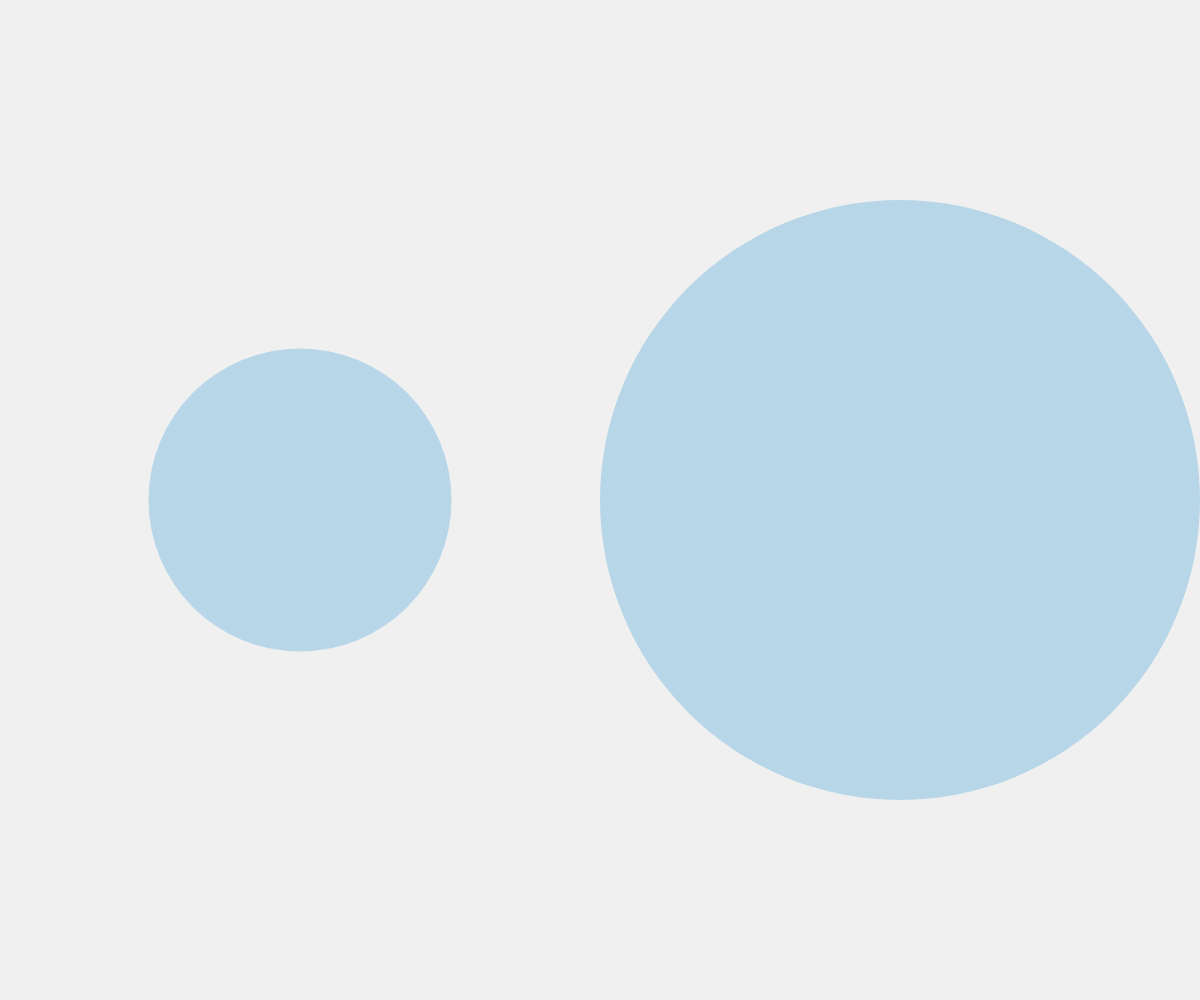
Frame 1 (no input)
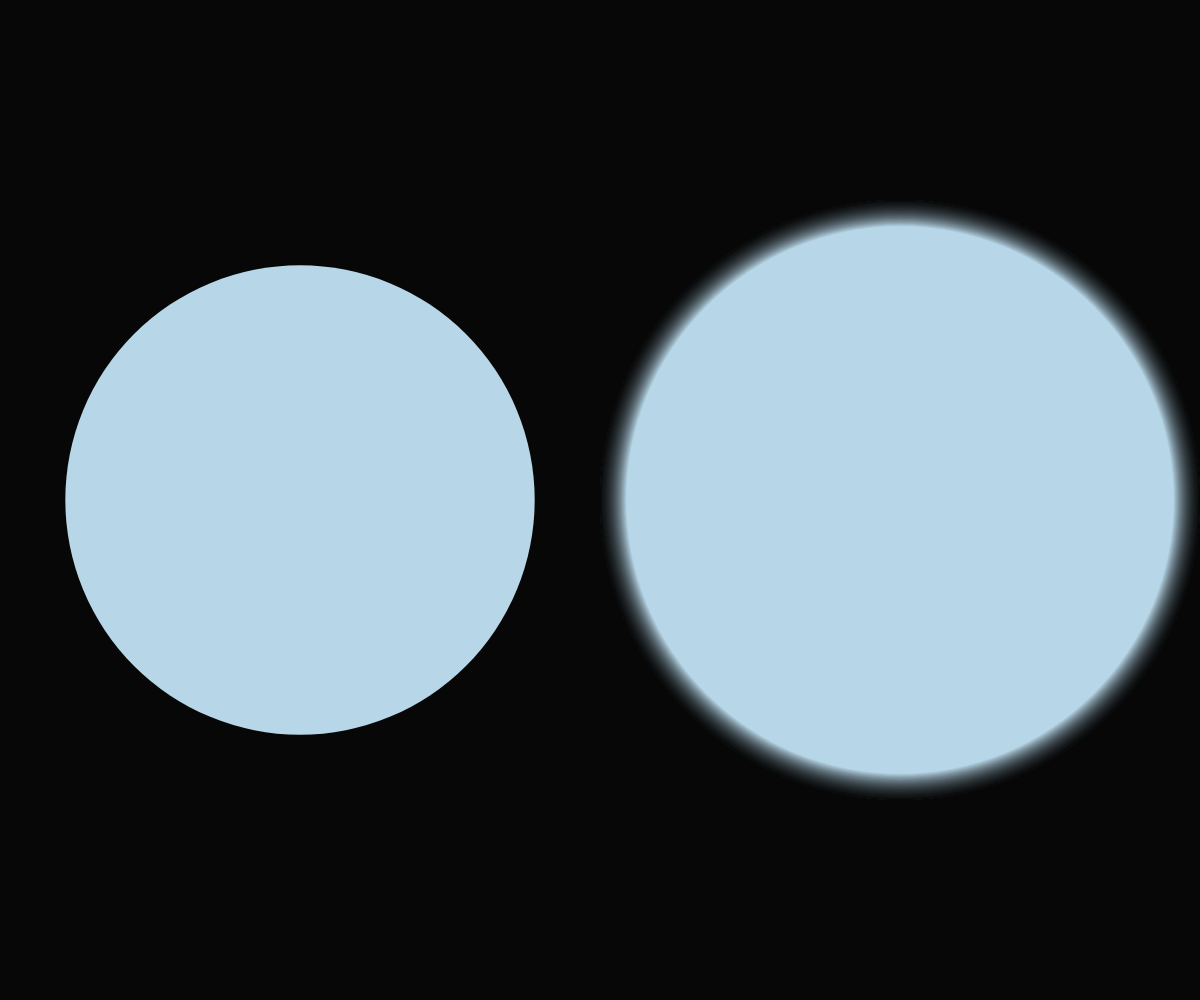
Frame 60 (no input)
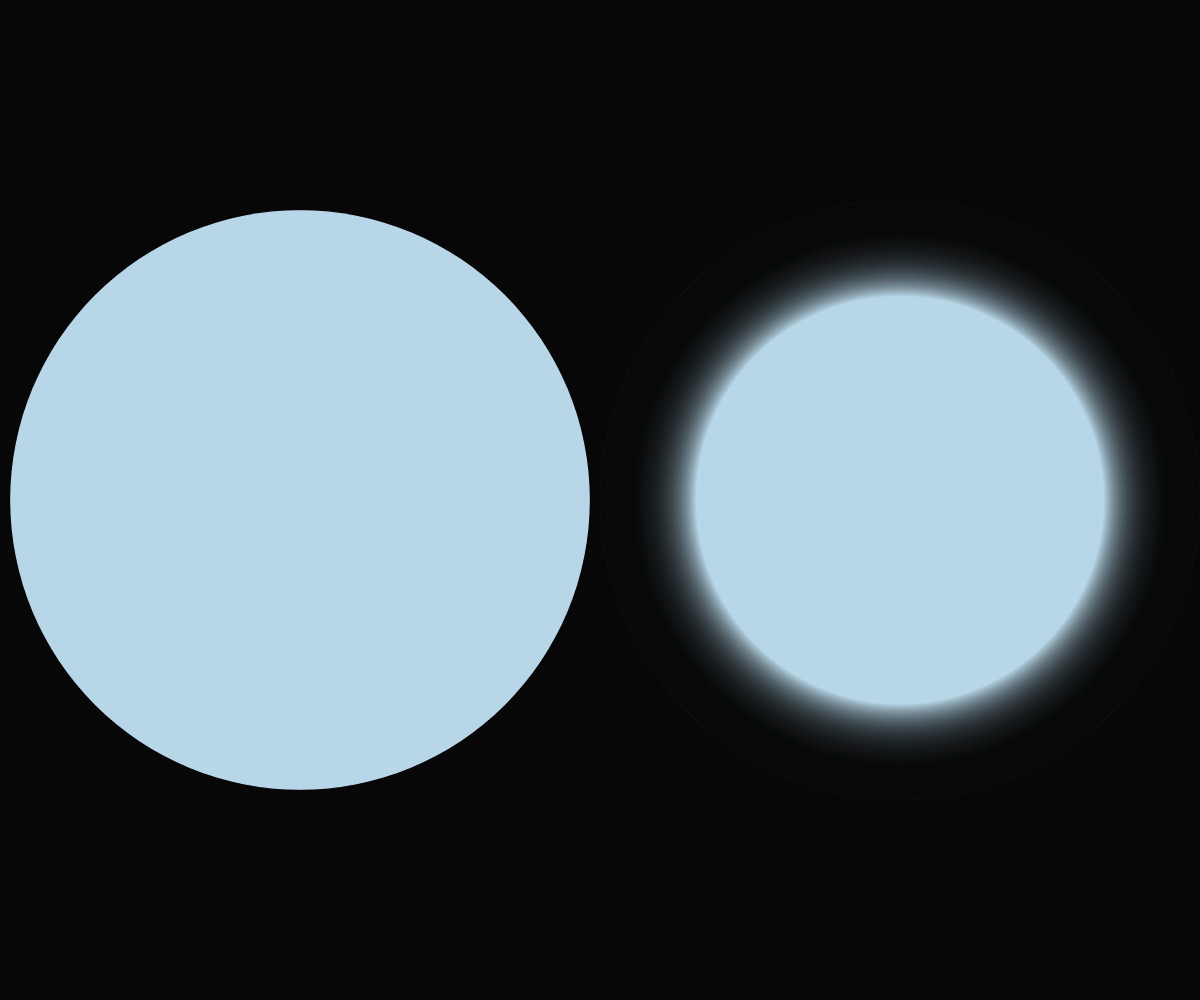
Frame 120 (the mouse pressed at the canvas centre since frame 60)

The p5.js sketch that drew these frames (run headless with seeded random() and noise() and a simulated clock; from frame 60 on, the mouse is pressed at the canvas centre):

// p5.js sketch
// ── sketch.js
function setup() {
    createCanvas(windowWidth, windowHeight);
  }
  
  function draw() {
    // Background color is black with opacity of 15
    background(0, 15);
    noStroke();
    fill('#b7d7e8');
    // Oscillate size using sin()
    // sizeOne ranges between 0 and width / 2
    let sizeOne = sin(frameCount * 0.01) * width / 4 + width / 4;
    ellipse(width / 4, height / 2, sizeOne, sizeOne);
    
    // Oscillate size using cos()
    // sizeTwo ranges between 0 and width / 2
    let sizeTwo = cos(frameCount * 0.01) * width / 4 + width / 4;
    ellipse(width / 4 * 3, height / 2, sizeTwo, sizeTwo);
  }
  
  function windowResized() {
    resizeCanvas(windowWidth, windowHeight);
  }
